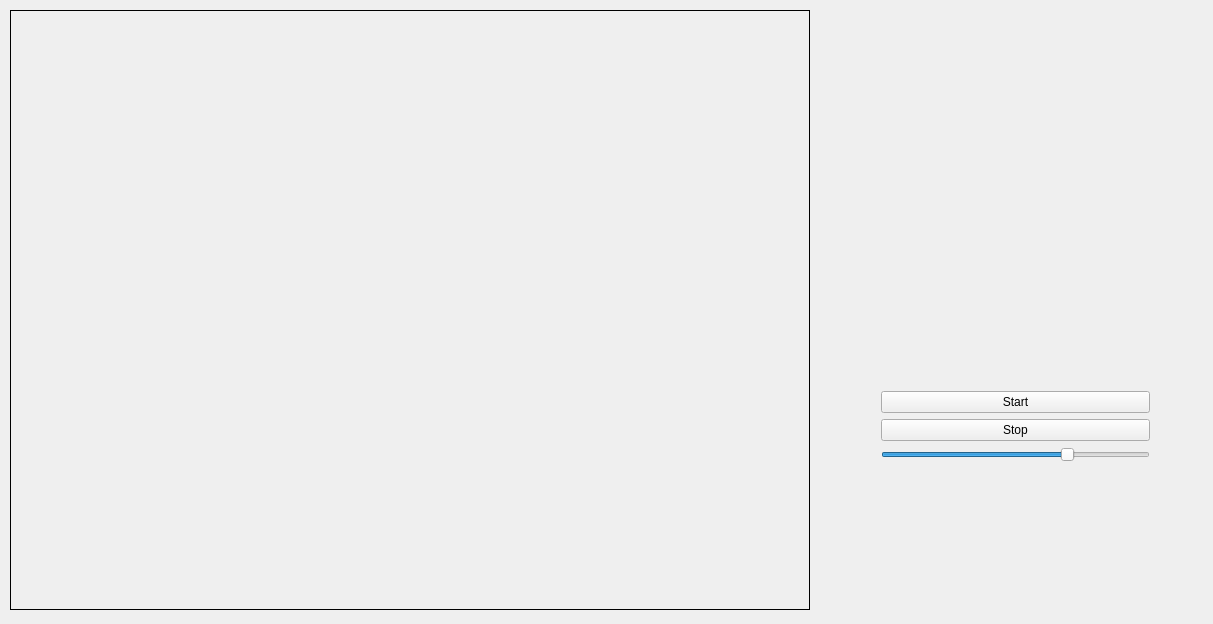
<?xml version="1.0" encoding="UTF-8"?>
<ui version="4.0">
 <class>MainWindow</class>
 <widget class="QMainWindow" name="MainWindow">
  <property name="geometry">
   <rect>
    <x>0</x>
    <y>0</y>
    <width>1213</width>
    <height>624</height>
   </rect>
  </property>
  <property name="windowTitle">
   <string>Majong Recognition Demo</string>
  </property>
  <widget class="QWidget" name="centralWidget">
   <widget class="QLabel" name="label">
    <property name="geometry">
     <rect>
      <x>10</x>
      <y>10</y>
      <width>800</width>
      <height>600</height>
     </rect>
    </property>
    <property name="sizePolicy">
     <sizepolicy hsizetype="MinimumExpanding" vsizetype="MinimumExpanding">
      <horstretch>0</horstretch>
      <verstretch>0</verstretch>
     </sizepolicy>
    </property>
    <property name="minimumSize">
     <size>
      <width>0</width>
      <height>0</height>
     </size>
    </property>
    <property name="frameShape">
     <enum>QFrame::Box</enum>
    </property>
    <property name="text">
     <string/>
    </property>
    <property name="openExternalLinks">
     <bool>true</bool>
    </property>
   </widget>
   <widget class="QLabel" name="label_2">
    <property name="geometry">
     <rect>
      <x>820</x>
      <y>180</y>
      <width>381</width>
      <height>141</height>
     </rect>
    </property>
    <property name="sizePolicy">
     <sizepolicy hsizetype="Preferred" vsizetype="Maximum">
      <horstretch>0</horstretch>
      <verstretch>0</verstretch>
     </sizepolicy>
    </property>
    <property name="minimumSize">
     <size>
      <width>0</width>
      <height>0</height>
     </size>
    </property>
    <property name="maximumSize">
     <size>
      <width>16777215</width>
      <height>250</height>
     </size>
    </property>
    <property name="text">
     <string/>
    </property>
    <property name="pixmap">
     <pixmap>../build-MJ_Demo-Desktop-Release/release/National-Instruments_PWRD.bmp</pixmap>
    </property>
    <property name="scaledContents">
     <bool>true</bool>
    </property>
   </widget>
   <widget class="QLabel" name="label_3">
    <property name="geometry">
     <rect>
      <x>820</x>
      <y>20</y>
      <width>381</width>
      <height>121</height>
     </rect>
    </property>
    <property name="sizePolicy">
     <sizepolicy hsizetype="Preferred" vsizetype="Maximum">
      <horstretch>0</horstretch>
      <verstretch>0</verstretch>
     </sizepolicy>
    </property>
    <property name="minimumSize">
     <size>
      <width>0</width>
      <height>0</height>
     </size>
    </property>
    <property name="maximumSize">
     <size>
      <width>16777215</width>
      <height>250</height>
     </size>
    </property>
    <property name="text">
     <string/>
    </property>
    <property name="pixmap">
     <pixmap>../build-MJ_Demo-Desktop-Release/release/Metron logo.bmp</pixmap>
    </property>
    <property name="scaledContents">
     <bool>true</bool>
    </property>
   </widget>
   <widget class="QWidget" name="layoutWidget">
    <property name="geometry">
     <rect>
      <x>870</x>
      <y>380</y>
      <width>291</width>
      <height>221</height>
     </rect>
    </property>
    <layout class="QVBoxLayout" name="verticalLayout">
     <item>
      <widget class="QPushButton" name="Start">
       <property name="sizePolicy">
        <sizepolicy hsizetype="Minimum" vsizetype="Fixed">
         <horstretch>0</horstretch>
         <verstretch>0</verstretch>
        </sizepolicy>
       </property>
       <property name="text">
        <string>Start</string>
       </property>
      </widget>
     </item>
     <item>
      <widget class="QPushButton" name="Stop">
       <property name="sizePolicy">
        <sizepolicy hsizetype="Minimum" vsizetype="Fixed">
         <horstretch>0</horstretch>
         <verstretch>0</verstretch>
        </sizepolicy>
       </property>
       <property name="text">
        <string>Stop</string>
       </property>
      </widget>
     </item>
     <item>
      <widget class="QSlider" name="Threshold">
       <property name="sizePolicy">
        <sizepolicy hsizetype="Minimum" vsizetype="Fixed">
         <horstretch>0</horstretch>
         <verstretch>0</verstretch>
        </sizepolicy>
       </property>
       <property name="minimumSize">
        <size>
         <width>200</width>
         <height>0</height>
        </size>
       </property>
       <property name="maximum">
        <number>255</number>
       </property>
       <property name="value">
        <number>180</number>
       </property>
       <property name="orientation">
        <enum>Qt::Horizontal</enum>
       </property>
      </widget>
     </item>
     <item>
      <spacer name="verticalSpacer">
       <property name="orientation">
        <enum>Qt::Vertical</enum>
       </property>
       <property name="sizeHint" stdset="0">
        <size>
         <width>20</width>
         <height>40</height>
        </size>
       </property>
      </spacer>
     </item>
    </layout>
   </widget>
  </widget>
 </widget>
 <layoutdefault spacing="6" margin="11"/>
 <resources/>
 <connections/>
</ui>
